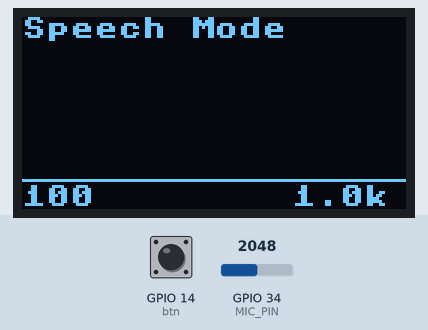
Bench run of a program on a simulated ESP32 board running MicroPython. Shown: 128×64 one-colour display. The test bench sets the inputs (shaded band); at power-on: GPIO 14 (btn) HIGH, GPIO 34 (MIC_PIN) = 2048 (analog values on the 0–4095 scale). WiFi joins after 1.5 s; library files of the repository ran but are not shown: 1 file(s); what the program prints to the serial console is not drawn.

Above: at 6.4 s.
6.5 s: GPIO 14 (btn) pulled LOW for 0.15 s
At 7.7 s:
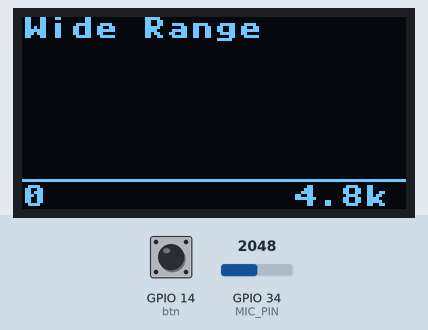
8.7 s: GPIO 14 (btn) pulled LOW for 0.15 s
At 9.01 s:
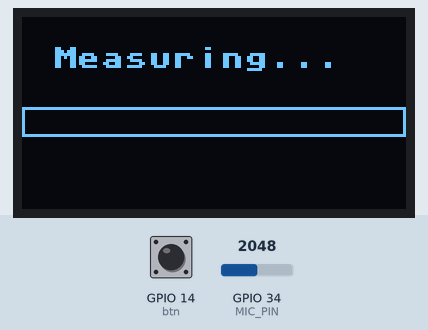
9.4 s: GPIO 14 (btn) pulled LOW for 1 s
At 12.0 s:
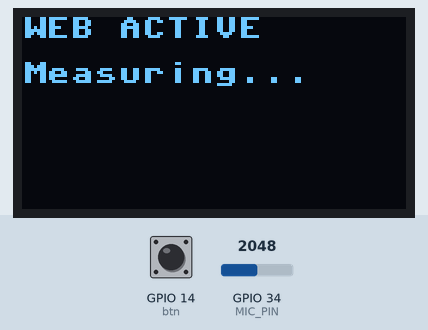
13.0 s: GPIO 14 (btn) pulled LOW for 3.2 s
At 16.6 s:
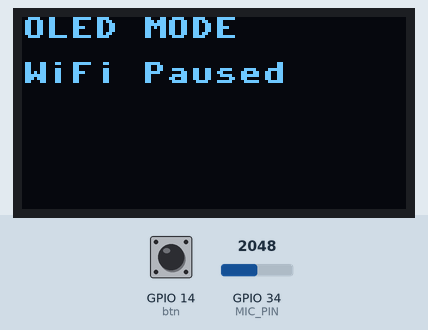
16.8 s: GPIO 14 (btn) pulled LOW for 1 s
At 19.6 s:
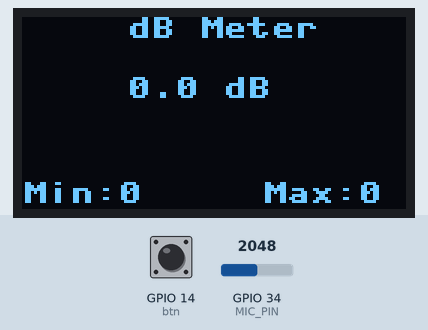
19.9 s: GPIO 14 (btn) pulled LOW for 0.15 s
At 20.5 s:
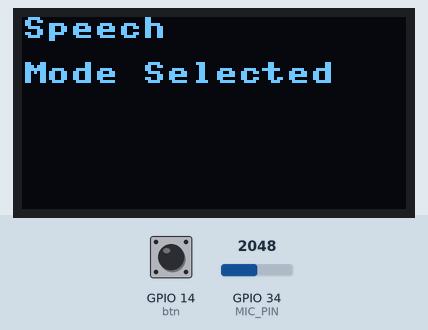
Timing chart, 0 to 22.9 s (numbered marks = the images above; inputs shaded):
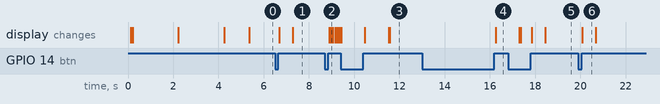

Measured:
- after the input at 6.5 s, the display: first changes after 0.18 s (image 1 shows a later state)
- after the input at 8.7 s, the display: first changes after 0.20 s (image 2 shows a later state)
- after the input at 13.0 s, the display: changes after 3.3 s (image 4)
- after the input at 19.9 s, the display: changes after 0.19 s (image 6)
- what the display in image 6 shows lasts 0.6 s, from 20.1 s to 20.7 s

The program:

main.py
```python
"""
Main Controller Module
======================

This code is used for the audio processing, display, and network communications
in a infinite loop.

Key Responsibilities:
---------------------
* **State Control:** Saves the state for visualization modes and data accumulation.
* **Input Control:** Monitors the physical button for mode switching (short press) and output toggling (long press).
* **Loop Execution:** Manages the timing between reading audio, calculating FFTs, and updating the UI.

Global Variables:
-----------------
* ``vis_mode`` (int): 0=Speech, 1=Wide, 2=Analyzer, 3=dB Meter.
* ``output_mode`` (int): 0=OLED Priority (fast framerate), 1=Web Priority (network enabled).

"""

import machine
import time
import config
from audio_processor import AudioProcessor
from display_manager import DisplayManager
from network_manager import NetworkManager

# --- Global State ---
# vis_mode: 0=Speech, 1=Wide, 2=Analyzer, 3=dB Meter
vis_mode = 0
VIS_MODE_NAMES = ["Speech", "Wide", "Analyzer", "dB Meter"]

# output_mode: 0=OLED Priority , 1=Web Priority
output_mode = 0

# Data containers for the Web
latest_mags = []
latest_db_val = 0.0
db_min = 999
db_max = -999

# --- ANALYZER STATE  ---
ANALYZER_DURATION_MS = 5000
analyzer_accum = []
analyzer_count = 0
analyzer_start_time = 0
analyzer_is_collecting = False
analyzer_results = (0, 0, 0) # (max_hz, min_hz, avg)

def main():
    global vis_mode, output_mode, latest_mags, latest_db_val, db_min, db_max
    global analyzer_accum, analyzer_count, analyzer_start_time, analyzer_is_collecting, analyzer_results

    # 1. Initialize Modules
    btn = machine.Pin(config.BUTTON_PIN, machine.Pin.IN, machine.Pin.PULL_UP)
    disp = DisplayManager()
    audio = AudioProcessor()
    net = NetworkManager(disp)

    # 2. Connect Network
    net.connect()

    # 3. Helper Functions

    def start_analyzer():
        """Starts the 5s accumulation."""
        global analyzer_start_time, analyzer_accum, analyzer_count, analyzer_is_collecting
        # Reset Accumulator with zeros based on sample length (FFT size / 2)
        fft_bins = int(config.SAMPLE_LENGTH / 2)
        analyzer_accum = [0] * fft_bins
        analyzer_count = 0
        analyzer_start_time = time.ticks_ms()
        analyzer_is_collecting = True
        disp.show_message("Analyzer Mode", "Measuring 5s...")

    def process_analyzer_step(magnitudes):
        """Adds current frame to accumulator."""
        global analyzer_accum, analyzer_count
        # Ensure lengths match before adding
        if len(magnitudes) == len(analyzer_accum):
            for i in range(len(magnitudes)):
                analyzer_accum[i] += magnitudes[i]
            analyzer_count += 1

    def finalize_analyzer():
        """Calculates final stats."""
        global analyzer_is_collecting, analyzer_results
        analyzer_is_collecting = False
        analyzer_results = audio.calculate_analyzer_stats(analyzer_accum, analyzer_count)
        # OLED update happens in main loop

    def cycle_vis_mode():
        """Cycles visualization type."""
        global vis_mode, db_min, db_max, analyzer_is_collecting

        analyzer_is_collecting = False
        vis_mode = (vis_mode + 1) % 4

        if vis_mode == 3: # dB Meter Reset
            db_min = 999
            db_max = -999

        if vis_mode == 2: # Start Analyzer
            start_analyzer()
        else:
            disp.show_message(VIS_MODE_NAMES[vis_mode], "Mode Selected")
            time.sleep(0.5)
            if output_mode == 1:
                disp.show_message("WEB MODE ACTIVE", net.ip_address)

    def toggle_output_mode():
        """Toggles between OLED and Web priority."""
        global output_mode, analyzer_is_collecting
        output_mode = (output_mode + 1) % 2
        analyzer_is_collecting = False

        if output_mode == 0:
            disp.show_message("OLED MODE", "WiFi Paused")
        else:
            disp.show_message("WEB MODE ACTIVE", net.ip_address)

        time.sleep(1.0)
        # Restart analyzer
        if vis_mode == 2:
            start_analyzer()

    def get_json_data():
        """Generates JSON for the web client."""
        min_hz = 0
        max_hz = 0

        if vis_mode == 0: # Speech
            min_hz = 100
            max_hz = 1000
        elif vis_mode == 1: # Wide
            min_hz = 0
            max_hz = int(audio.max_freq)

        # Analyzer Data
        ana_max, ana_min, ana_avg = analyzer_results
        elapsed = 0
        if analyzer_is_collecting:
             elapsed = time.ticks_diff(time.ticks_ms(), analyzer_start_time)
             remaining = (ANALYZER_DURATION_MS - elapsed) // 1000
        else:
             remaining = 0

        parts = [
            f'"modeName":"{VIS_MODE_NAMES[vis_mode]}"',
            f'"minHz":"{min_hz}"',
            f'"maxHz":"{max_hz}"',
            # dB Data
            f'"dbValue":"{latest_db_val:.1f}"',
            f'"dbMin":"{db_min:.0f}"',
            f'"dbMax":"{db_max:.0f}"',
            # Analyzer Data
            f'"anaMax":"{ana_max}"',
            f'"anaMin":"{ana_min}"',
            f'"anaAvg":"{ana_avg:.0f}"',
            f'"analyzerTime":"{remaining}"',
            f'"analyzerStatus":"{"COLLECTING" if analyzer_is_collecting else "REPORT"}"'
        ]

        mag_str = ','.join([f"{m:.0f}" for m in latest_mags])
        parts.append(f'"magnitudes":[{mag_str}]')

        return '{' + ','.join(parts) + '}'

    print("System Running. Hold button 1s to switch Output Mode.")
    disp.show_message("Ready!", "Hold Btn: Web/OLED")
    time.sleep(1)

    # 4. Main Loop
    while True:
        try:
            current_time = time.ticks_ms()

            # --- INPUT CONTROL ---
            if btn.value() == 0:
                press_start = current_time
                while btn.value() == 0: time.sleep(0.05)
                press_duration = time.ticks_diff(time.ticks_ms(), press_start)
                if press_duration > 800: toggle_output_mode()
                else: cycle_vis_mode()

            # --- ANALYZER FINISH ---
            if analyzer_is_collecting:
                elapsed = time.ticks_diff(current_time, analyzer_start_time)
                if elapsed >= ANALYZER_DURATION_MS:
                    finalize_analyzer()

            # --- AUDIO READING ---
            raw = audio.read_audio()
            mags = audio.get_magnitudes(raw)

            # --- MODE 0: OLED PRIORITY ---
            if output_mode == 0:
                if vis_mode == 0:   # Speech
                    bar_mags = audio.calculate_display_bars(mags, 100, 1000, config.SPEECH_BARS)
                    disp.draw_spectrum(bar_mags, 100, 1000, "Speech Mode")

                elif vis_mode == 1: # Wide
                    bar_mags = audio.calculate_display_bars(mags, 0, audio.max_freq, config.OLED_WIDTH)
                    disp.draw_spectrum(bar_mags, 0, audio.max_freq, "Wide Range")

                elif vis_mode == 2: # Analyzer
                    if analyzer_is_collecting:
                        process_analyzer_step(mags)
                        # Visual bar for progress
                        elapsed = time.ticks_diff(current_time, analyzer_start_time)
                        bar_w = int((elapsed / ANALYZER_DURATION_MS) * 128)
                        disp.oled.fill(0)
                        disp.oled.text("Measuring...", 10, 10)
                        disp.oled.rect(0, 30, 128, 10, 1)
                        disp.oled.fill_rect(0, 30, bar_w, 10, 1)
                        disp.oled.show()
                    else:
                        # Show Report
                        max_f, min_f, avg_v = analyzer_results
                        disp.draw_analyzer_stats(max_f, min_f, avg_v)

                elif vis_mode == 3: # dB Meter
                    db = audio.calculate_db(raw)
                    if db > db_max: db_max = db
                    if db < db_min: db_min = db
                    disp.draw_db_meter(db, db_min, db_max)

            # --- MODE 1: WEB PRIORITY ---
            else:
                if vis_mode == 0: latest_mags = audio.calculate_display_bars(mags, 100, 1000, config.SPEECH_BARS)
                elif vis_mode == 1: latest_mags = audio.calculate_display_bars(mags, 0, audio.max_freq, config.OLED_WIDTH)

                elif vis_mode == 2: # Analyzer
                    if analyzer_is_collecting:
                        process_analyzer_step(mags)

                    latest_mags = [] # Dont show bars in analyzer mode
                    if not analyzer_is_collecting:
                        disp.show_message("WEB REPORT", "Check Browser")
                    else:
                        disp.show_message("WEB ACTIVE", "Measuring...")

                elif vis_mode == 3: # dB Meter
                    db = audio.calculate_db(raw)
                    if db > db_max: db_max = db
                    if db < db_min: db_min = db
                    latest_db_val = db
                    latest_mags = []

                # Handle Network
                net.handle_request(get_json_data, cycle_vis_mode)

        except Exception as e:
            print(f"Error: {e}")
            disp.show_message("Error", str(e)[:16])
            time.sleep(2)

if __name__ == "__main__":
    main()
```

config.py
```python
"""
config.py
=========
Central configuration for pins, network, and audio tuning.
"""

# --- NETWORK CREDENTIALS (CHANGE THESE) ---
WIFI_SSID = "YOUR_WIFI_SSID"
WIFI_PASSWORD = "YOUR_WIFI_PASSWORD"

# --- Hardware Pins ---
I2C_SCL_PIN = 22
I2C_SDA_PIN = 21
BUTTON_PIN  = 14
MIC_PIN     = 34

# --- Display Settings ---
OLED_WIDTH  = 128
OLED_HEIGHT = 64

# --- Audio Tuning ---
IGNORE_LOW_BINS = 2     # Ignore DC offset/low rumble
NOISE_GATE      = 400   # Threshold to silence static
GAIN            = 3.0   # Visual multiplier
SPEECH_BARS     = 20    # Number of bars in Speech Mode
SAMPLE_LENGTH   = 256   # FFT Sample Size
FIXED_MAX_MAG   = 3000  # For web graph scaling
```

audio_processor.py
```python
import machine
import math
import time
import fft
import config

class AudioProcessor:
    """
    This class handles the interface with the ESP32 ADC (Analog-to-Digital Converter),
    performs signal normalization, manages the Fast Fourier Transform (FFT) via the
    helper module, and calculates derived metrics like Decibels (dB).

    Attributes:
        adc (machine.ADC): The configured ADC object on the microphone pin.
        real_sampling_rate (int): The actual sampling rate calculated during initialization (approx 10-20kHz).
        hz_per_bin (float): The frequency resolution of each FFT bin (Sampling Rate / Sample Length).
        max_freq (float): The Nyquist frequency (Sampling Rate / 2).
    """

    def __init__(self):
        """
        Initializes the ADC, configures attenuation for 3.3V logic, and performs
        a calibration step to determine the actual sampling rate.
        """
        # Initialize ADC
        self.adc = machine.ADC(machine.Pin(config.MIC_PIN))
        self.adc.width(machine.ADC.WIDTH_12BIT)
        self.adc.atten(machine.ADC.ATTN_11DB)

        # Calibrate Sampling Rate
        self.real_sampling_rate = self._measure_sampling_rate()
        self.hz_per_bin = self.real_sampling_rate / config.SAMPLE_LENGTH
        self.max_freq = self.real_sampling_rate / 2

        print(f"Audio Init: {self.real_sampling_rate}Hz | Res: {self.hz_per_bin:.1f}Hz")

    def read_audio(self):
        """
        Reads a full buffer of raw audio samples from the microphone.

        This method blocks execution until `config.SAMPLE_LENGTH` samples are collected.

        :return: A list of integers (0-4095) representing raw voltage levels.
        :rtype: list[int]
        """
        read_func = self.adc.read
        return [read_func() for _ in range(config.SAMPLE_LENGTH)]

    def get_magnitudes(self, raw_data):
        """
        Converts time-domain raw audio data into frequency-domain magnitudes.

        :param list[int] raw_data: The list of raw ADC values collected by `read_audio`.
        :return: A list of floats representing the magnitude of specific frequency bins.
        :rtype: list[float]
        """
        return fft.get_magnitude(raw_data)

    def calculate_db(self, raw_data):
        """
        Calculates the Root Mean Square (RMS) amplitude and converts it to Decibels (dB).

        :param list[int] raw_data: The raw audio samples.
        :return: The calculated loudness in dB (clamped to 0.0 minimum).
        :rtype: float
        """
        if not raw_data: return 0
        avg = sum(raw_data) / len(raw_data)
        centered = [x - avg for x in raw_data]
        squared_sum = sum(x*x for x in centered)
        mean_square = squared_sum / len(centered)
        rms = math.sqrt(mean_square)

        if rms > 1:
            db = 20 * math.log10(rms / 2000.0) + 100
            return max(0, db)
        return 0.0

    def calculate_analyzer_stats(self, accumulated_mags, count):
        """
        Calculates statistical data for the 'Analyzer' mode over a duration of time.

        It averages the accumulated magnitudes, ignores low-frequency noise (DC offset),
        and finds the frequency bin with the highest energy.

        :param list[float] accumulated_mags: Sum of magnitudes per bin over N frames.
        :param int count: The number of frames accumulated.
        :return: A tuple containing (Max Frequency Hz, Min Frequency Hz, Average Magnitude).
        :rtype: tuple(float, float, float)
        """
        if count == 0: return (0, 0, 0)

        # Calculate Average per bin
        avgs = [x / count for x in accumulated_mags]

        # Slice to ignore DC/Low noise
        valid_data = avgs[config.IGNORE_LOW_BINS:]

        if not valid_data: return (0, 0, 0)

        # Find Max
        max_val = max(valid_data)
        max_idx = valid_data.index(max_val) + config.IGNORE_LOW_BINS
        max_hz = max_idx * self.hz_per_bin

        # Find Min
        min_val = min(valid_data)
        min_idx = valid_data.index(min_val) + config.IGNORE_LOW_BINS
        min_hz = min_idx * self.hz_per_bin

        # Overall Average
        overall_avg = sum(valid_data) / len(valid_data)

        return (max_hz, min_hz, overall_avg)

    def calculate_display_bars(self, magnitudes, min_hz, max_hz, num_bars):
        """
        Bins FFT data into a lower number of bars for display.

        This function maps a  frequency range  into a small number
        of screen pixels. It groups FFT bins and takes
        the maximum value within that group.

        :param list[float] magnitudes: The full resolution FFT data.
        :param float min_hz: The starting frequency of the view.
        :param float max_hz: The ending frequency of the view.
        :param int num_bars: The target number of bars to generate.
        :return: A list of bar heights ready for drawing.
        :rtype: list[float]
        """
        start_idx = int(min_hz / self.hz_per_bin)
        end_idx  = int(max_hz / self.hz_per_bin)

        if start_idx < config.IGNORE_LOW_BINS: start_idx = config.IGNORE_LOW_BINS
        if end_idx >= len(magnitudes): end_idx = len(magnitudes)
        if end_idx <= start_idx: return [0] * num_bars

        num_fft_bins_in_range = end_idx - start_idx
        bins_per_bar = num_fft_bins_in_range / num_bars

        display_bars = []
        for i in range(num_bars):
            bin_start = start_idx + int(i * bins_per_bar)
            bin_end = start_idx + int((i + 1) * bins_per_bar)

            if bin_end == bin_start: bin_end = bin_start + 1
            if bin_end > len(magnitudes): bin_end = len(magnitudes)

            bar_magnitudes = magnitudes[bin_start:bin_end]

            mag = 0
            if bar_magnitudes: mag = max(bar_magnitudes)
            if mag < config.NOISE_GATE: mag = 0
            display_bars.append(mag)

        return display_bars

    def _measure_sampling_rate(self):
        """
        Internal calibration method.

        Measures the time it takes to read one full buffer to calculate the
        effective sampling rate in Hz.

        :return: The calculated sampling rate in Hz.
        """
        self.read_audio()
        start = time.ticks_us()
        self.read_audio()
        end = time.ticks_us()
        diff = time.ticks_diff(end, start)
        return int(1000000 / (diff / config.SAMPLE_LENGTH))
```

Source omitted: display_manager.py (4318 bytes), network_manager.py (11272 bytes), fft.py (3117 bytes)
